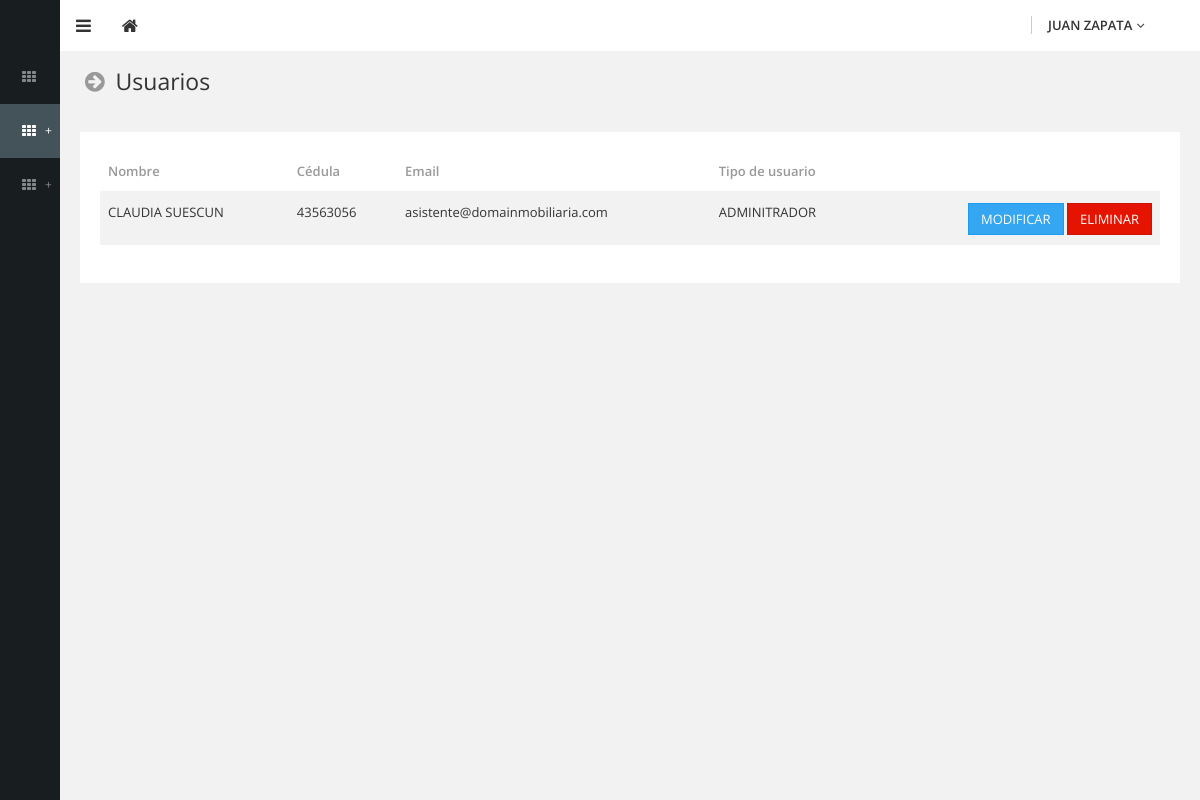
The page /admin/html/pages/act-usuario.php?Idmenu=2&Idsubmenu=3&Idopcmenu=4 (signed in) on the database its author committed.
### tables this page shows
CREATE TABLE IF NOT EXISTS `Menu` (
  `Id` int(11) NOT NULL AUTO_INCREMENT,
  `Nombre` varchar(255) NOT NULL,
  `Url` varchar(255) NOT NULL,
  `Pos` int(11) NOT NULL,
  PRIMARY KEY (`Id`)
);

CREATE TABLE IF NOT EXISTS `Menusub` (
  `Id` int(11) NOT NULL AUTO_INCREMENT,
  `Idmenu` int(11) NOT NULL,
  `Nombre` varchar(255) NOT NULL,
  `Url` varchar(255) NOT NULL,
  `Pos` int(11) NOT NULL,
  PRIMARY KEY (`Id`)
);

CREATE TABLE IF NOT EXISTS `Usuarios` (
  `Id` int(11) NOT NULL AUTO_INCREMENT,
  `Nombre` varchar(255) NOT NULL,
  `Cedula` int(11) NOT NULL,
  `Email` varchar(255) NOT NULL,
  `Clave` varchar(10) NOT NULL,
  `Tipo` int(11) NOT NULL,
  `Muestra` int(11) NOT NULL,
  PRIMARY KEY (`Id`)
);

CREATE TABLE IF NOT EXISTS `Tipouser` (
  `Id` int(11) NOT NULL AUTO_INCREMENT,
  `Nombre` varchar(255) NOT NULL,
  `Activo` int(11) NOT NULL,
  `Pos` int(11) NOT NULL,
  PRIMARY KEY (`Id`)
);

### admin/html/pages/act-usuario.php (the view, shortened to what this page needs)
<?
include("../../includes/conexion.php");
					$queryTITMEN		="SELECT* FROM Menusub WHERE Id = ".$_REQUEST["Idsubmenu"] ;
					$resultTITMEN		=mysql_query($queryTITMEN, $id);
					While($rowTITMEN	=mysql_fetch_array($resultTITMEN))
					{
					$NombreTITMEN		=$rowTITMEN["Nombre"];
					}
					$LineaMenuS			=$NombreTITMEN;
?>
<!DOCTYPE html>
<html lang="en">
	<head>
		<link type="text/css" rel="stylesheet" href="../../assets/css/theme-default/bootstrap.css?1403937764" />
		<link type="text/css" rel="stylesheet" href="../../assets/css/theme-default/boostbox.css?1403937765" />
		<link type="text/css" rel="stylesheet" href="../../assets/css/theme-default/boostbox_responsive.css?1403937765" />
		<link type="text/css" rel="stylesheet" href="../../assets/css/theme-default/font-awesome.min.css?1401481653" />
		<link type="text/css" rel="stylesheet" href="../../assets/css/theme-default/libs/DataTables/jquery.dataTables.css?1403937875" />
		<link type="text/css" rel="stylesheet" href="../../assets/css/theme-default/libs/DataTables/TableTools.css?1403937875" />
        <link type="text/css" rel="stylesheet" href="../../assets/css/theme-default/libs/toastr/toastr.css?1403937848" />
	</head>
	<body >
		<header id="header">
<?
include("../../includes/navbar.php");
?>
		</header>
		<div id="base">
			<div id="sidebar">
			  <div class="sidebar-back"></div>
			  <div class="sidebar-content">
			    <div class="nav-brand"> <a class="main-brand" href="zona.php">
			      </a>
               </div>
<?
include("../../includes/menu.php");
?>
				</div>
			</div>
			<div id="content">
				<section>
					<div class="section-header">
						<h3 class="text-standard"><i class="fa fa-fw fa-arrow-circle-right text-gray-light"></i> <?=$LineaMenuS?></h3>
					</div>
					<div class="section-body">
						<div class="row">
							<div class="col-lg-12">
								<div class="box">
									<div class="box-body table-responsive">
										<table id="datatable1" class="table table-striped table-hover">
											<thead>
												<tr>
													<th>Nombre</th>
													<th>Cédula</th>
													<th>Email</th>
													<th>Tipo de usuario</th>
													<th></th>
												</tr>
											</thead>
											<tbody>
												<?
							$MosPerz1		=	0;
							$MosPerz2		=	0;
							$queryPerz1			="SELECT* FROM Permisos where Idtipo = '$tipouzer'  and Men = '$Idmenux' and Submenu = '$Idsubmenux' and Opciones = '$Idopcmenux' ";
							$resultPerz1		=mysql_query($queryPerz1, $id);
							while($rowPerz1		=mysql_fetch_array($resultPerz1))
							{
							$MosPerzA			=$rowPerz1["Act"];
							$MosPerzB			=$rowPerz1["Del"];
								if($MosPerzA > 0)
								{
								$MosPerz1	=	1;
								}
								if($MosPerzB > 0)
								{
								$MosPerz2	=	1;
								}
							}
                                                $queryUSERS			="SELECT* FROM Usuarios where Muestra = 0 and Id <> 1 Order by Nombre";
                                                $resultUSERS		=mysql_query($queryUSERS, $id);
                                                While($rowUSERS		=mysql_fetch_array($resultUSERS))
                                                {
                                                $NombreUSERS		=$rowUSERS["Nombre"];
                                                $CedulaUSERS		=$rowUSERS["Cedula"];
												$EmailUSERS			=$rowUSERS["Email"];
												$TipoUSERS			=$rowUSERS["Tipo"];
												$IdUSERS			=$rowUSERS["Id"];
                                                $queryTIP		="SELECT* FROM Tipouser where Id = '$TipoUSERS' order by Pos";
                                                $resultTIP		=mysql_query($queryTIP, $id);
                                                While($rowTIP	=mysql_fetch_array($resultTIP))
                                                {
												$NombreTIP		=$rowTIP["Nombre"];
												}
                                                ?>
												<tr class="gradeA">
													<td><?=$NombreUSERS?></td>
													<td><?=$CedulaUSERS?></td>
													<td><?=$EmailUSERS?></td>
													<td><?=$NombreTIP?></td>
													<td class="text-right">
                                                        <?
                                                        if($MosPerz1 == 1)
														{
														?>
													<input name="Procesar" type="button" class="btn btn-primary" value="MODIFICAR"  onClick="location.href='act-usuario-2.php?Id=<?=$IdUSERS?>&Idmenu=<?=$Idmenux?>&Idsubmenu=<?=$Idsubmenux?>&Idopcmenu=<?=$Idopcmenux?>'">
                                                        <?
														}
														?>
                                                        <?
                                                        if($MosPerz2 == 1)
														{
														?>
													<input name="Eliminar" type="button" class="btn btn-danger" value=" ELIMINAR " data-toggle="modal" data-target="#textModal<?=$IdUSERS?>" data-placement="top">
                                                        <?
														}
														?>
                                                    </td>
												</tr>
                                                <?
												}
												?>
											</tbody>
										</table>
									</div>
								</div>
							</div>
						</div>
					</div>
				</section>
			</div>
		</div>
	</body>
</html>

### admin/includes/menu.php (shortened to what this page needs)
			    <ul class="main-menu">
<?
					$tipouzer		=$_SESSION['tipo'];
					$Idmenux		=$_REQUEST["Idmenu"];
					$Idsubmenux		=$_REQUEST["Idsubmenu"];
					$Idopcmenux		=$_REQUEST["Idopcmenu"];
					$conMenu		=0;
					$queryMenu		="SELECT* FROM Menu order by Pos" ;
					$resultMenu		=mysql_query($queryMenu, $id);
					While($rowMenu	=mysql_fetch_array($resultMenu))
					{
					$NombreMenu		=$rowMenu["Nombre"];
					$UrlMenu		=$rowMenu["Url"];
					$IdMenu			=$rowMenu["Id"];
					$MosPers1		=	0;
							$queryPers1			="SELECT* FROM Permisos where Idtipo = '$tipouzer'  and Men = '$IdMenu' and Submenu = '0' and Opciones = '0' ";
							$resultPers1		=mysql_query($queryPers1, $id);
							while($rowPers1		=mysql_fetch_array($resultPers1))
							{
							$MosPersA			=$rowPers1["Mos"];
								if($MosPersA > 0)
								{
								$MosPers1	=	1;
								}
							}
							if($UrlMenu	==	'#')
							{
							$UrlMenu	=	'javascript:void(0);';
							$addMenu	=	'<span class="expand-sign">+</span>';
							}
							else
							{
							$UrlMenu		=$UrlMenu;
							}
							$conMenu++;
							if(empty($Idmenux))
							{
								if($conMenu == 1)
								{
								$Activa	=	'class="active"';
								}
								else
								{
								$Activa	=	'';
								}
							}
							elseif($IdMenu	== $Idmenux)
							{
								$Activa	=	'class="active"';
							}
							else
							{
								$Activa	=	'';
							}
										if($MosPers1 == 1)
										{
?>
                                            <li>
                                            <a href="<?=$UrlMenu?>?Idmenu=<?=$IdMenu?>" <?=$Activa?>> <i class="fa fa-th fa-fw"></i><span class="title"><?=$NombreMenu?></span> <?=$addMenu?></a>
                                            <?
                                            if($UrlMenu =! 'javascript:void(0);')
                                            {
                                            ?>
                                            </li>
                                            <?
                                            }
                                            else
                                            {
                                            ?>
                                            </li>
                                            <?
											}
					}
					}
                                            ?>
		        </ul>

### admin/assets/css/theme-default/boostbox_responsive.css (style rules this page uses)
@media (min-width: 481px) and (max-width: 1200px) { body:not(.sidebar-expanded) #content { display: block; } }
@media (min-width: 481px) and (max-width: 1200px) { body:not(.sidebar-expanded) #sidebar { width: 60px; } }
@media (min-width: 481px) and (max-width: 1200px) { body:not(.sidebar-expanded) #header { left: 60px; } }
@media (min-width: 481px) and (max-width: 1200px) { body:not(.sidebar-expanded) .sidebar-back { width: 60px; } }
@media (min-width: 481px) and (max-width: 1200px) { body:not(.sidebar-expanded) .main-menu > li { position: relative; } }
@media (min-width: 481px) and (max-width: 1200px) { body:not(.sidebar-expanded) .main-menu > li.active > a { background-color: #44535a; color: #ffffff; } }
@media (min-width: 481px) and (max-width: 1200px) { body:not(.sidebar-expanded) .main-menu > li > a { padding: 20px 20px 20px 40px; -webkit-transition: padding 0.15s ease-in; -o-transition: padding 0.15s ease-in; transition: padding 0.15s ease-in; } }
@media (min-width: 481px) and (max-width: 1200px) { body:not(.sidebar-expanded) .main-menu > li > a:before, body:not(.sidebar-expanded) .main-menu > li > a:after { content: " "; display: table; } }
@media (min-width: 481px) and (max-width: 1200px) { body:not(.sidebar-expanded) .main-menu > li > a:after { clear: both; } }
@media (min-width: 481px) and (max-width: 1200px) { body:not(.sidebar-expanded) .main-menu > li > a .fa:first-child { color: inherit; margin-left: -20px; } }

### rows shown on the page
menusub: Nombre "Usuarios"
usuarios: Nombre "CLAUDIA SUESCUN", Cedula "43563056", Email "asistente@domainmobiliaria.com", tipouser.Nombre "ADMINITRADOR"

### other values the page prints
$_SESSION['NombreR'] "JUAN ZAPATA"
